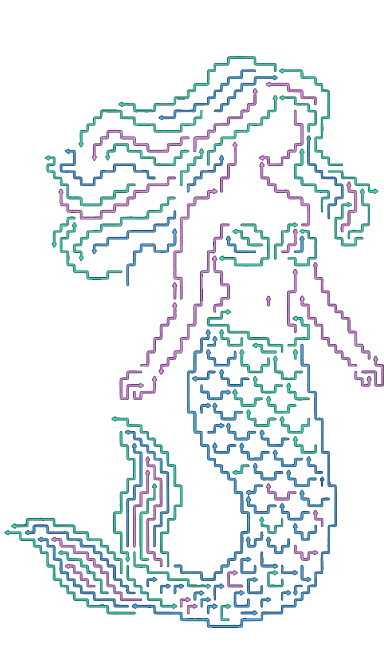
#> input picture packages/arrow-playable/test/美人鱼.png, 768 x 1344 px (shown at 1/2 size); its folder holds only this picture in this run
$ python image_import.py --input '../test/美人鱼.png'
#> lines starting #> are read from the running program, lines starting #| are printed output that depends on the picture; after the words box and inside, x2 and y2 are one past the last pixel; in counts of white or black regions, pixels touching at a corner belong together
#!/usr/bin/env python3
"""
Image to Arrow Config Converter (v6 - Path-First Architecture)

v6 key principle: CONNECTIVITY FIRST, COLOR SECOND

New Pipeline:
1. Skeleton extraction (combined, no color info)
2. Connected component analysis → each CC = one complete line
3. Pixel-level path tracing → ordered pixel sequences
4. Path-to-grid alignment → preserve ALL bends
5. Path coloring → assign color to entire path based on pixel voting

This ensures no physical line is ever broken due to color artifacts.
"""

import argparse
import json
import math
import os
from collections import Counter, deque
from typing import Dict, List, Optional, Set, Tuple

import numpy as np
from PIL import Image
from scipy import ndimage as ndi
from sklearn.cluster import KMeans

# Type aliases
PixelPath = List[Tuple[int, int]]  # [(y, x), ...] in pixel space
GridPath = List[Tuple[int, int]]   # [(row, col), ...] in grid space


# ─────────────────── Image Loading ───────────────────


def load_image(path: str) -> np.ndarray:
    """Load an RGBA image as numpy array."""
    img = Image.open(path).convert("RGBA")
    return np.array(img)


# ─────────────────── Preprocessing ───────────────────


def filter_dark_borders(
    arr: np.ndarray, mask: np.ndarray, brightness_thresh: int = 40
) -> np.ndarray:
    """Filter out near-black border pixels from the stroke mask."""
    rgb = arr[:, :, :3].astype(float)
    luminance = (
        0.299 * rgb[:, :, 0] + 0.587 * rgb[:, :, 1] + 0.114 * rgb[:, :, 2]
    )
    is_dark = luminance < brightness_thresh
    return mask & ~is_dark


def preprocess_mask(mask: np.ndarray, close_radius: int) -> np.ndarray:
    """Apply morphological closing to fill small gaps in strokes."""
    if close_radius <= 0:
        return mask
    y, x = np.ogrid[
        -close_radius : close_radius + 1, -close_radius : close_radius + 1
    ]
    struct = (x**2 + y**2) <= close_radius**2
    return ndi.binary_closing(mask, struct).astype(bool)


# ─────────────────── Line Width Estimation ───────────────────


def estimate_line_width(mask: np.ndarray) -> float:
    """Estimate typical line width using distance transform."""
    dt = ndi.distance_transform_edt(mask)
    vals = dt[mask]
    if vals.size == 0:
        return 1.0
    bins = np.arange(0, np.max(vals) + 0.5, 0.5)
    if len(bins) < 2:
        return 1.0
    hist, edges = np.histogram(vals, bins=bins)
    if hist.size > 1:
        hist[:1] = 0
    mode_idx = int(np.argmax(hist))
    mode_val = (edges[mode_idx] + edges[mode_idx + 1]) / 2
    return max(1.0, 2 * mode_val)


# ─────────────────── Colour Detection ───────────────────


def _find_elbow(ks: List[int], inertias: List[float]) -> int:
    """Find the elbow point in an inertia curve."""
    ks_a = np.array(ks, dtype=float)
    inertias_a = np.array(inertias, dtype=float)

    k_range = ks_a[-1] - ks_a[0]
    i_range = inertias_a[0] - inertias_a[-1]
    if k_range == 0 or i_range <= 0:
        return int(ks_a[0])

    ks_n = (ks_a - ks_a[0]) / k_range
    in_n = (inertias_a - inertias_a[-1]) / i_range

    p1 = np.array([ks_n[0], in_n[0]])
    p2 = np.array([ks_n[-1], in_n[-1]])
    line_vec = p2 - p1
    line_len = np.linalg.norm(line_vec)
    if line_len == 0:
        return int(ks_a[0])

    max_dist = -1.0
    best_idx = 0
    for i in range(len(ks_a)):
        pt = np.array([ks_n[i], in_n[i]])
        diff = p1 - pt
        cross_val = line_vec[0] * diff[1] - line_vec[1] * diff[0]
        dist = abs(cross_val) / line_len
        if dist > max_dist:
            max_dist = dist
            best_idx = i

    return int(ks_a[best_idx])


def auto_cluster_colors(
    all_pixels: np.ndarray,
    dt_values: Optional[np.ndarray] = None,
    max_k: int = 8,
    center_percentile: float = 40.0,
) -> Tuple[np.ndarray, np.ndarray, int]:
    """Automatically detect the number of distinct colours and cluster pixels."""
    n_samples = all_pixels.shape[0]

    if dt_values is not None and dt_values.size == n_samples:
        dt_thresh = np.percentile(dt_values, center_percentile)
        center_mask = dt_values >= max(dt_thresh, 0.5)
        center_pixels = all_pixels[center_mask]
        if center_pixels.shape[0] < 200:
            center_pixels = all_pixels
    else:
        center_pixels = all_pixels

    max_fit = 200_000
    n_center = center_pixels.shape[0]
    fit_sample = (
        center_pixels
        if n_center <= max_fit
        else center_pixels[np.random.choice(n_center, max_fit, replace=False)]
    )

    actual_max_k = min(max_k, n_center - 1)
    ks: List[int] = []
    inertias: List[float] = []
    models: Dict[int, KMeans] = {}

    for k in range(2, actual_max_k + 1):
        km = KMeans(n_clusters=k, n_init="auto", random_state=0)
        km.fit(fit_sample)
        ks.append(k)
        inertias.append(float(km.inertia_))
        models[k] = km

    best_k = _find_elbow(ks, inertias) if len(ks) >= 3 else ks[0]
    print(
        f"[color]  auto-detect: elbow at k={best_k}  "
        f"(inertias: {[f'{v:.0f}' for v in inertias]})"
    )

    kmeans = models[best_k]
    centers = kmeans.cluster_centers_.round().astype(int)
    all_labels = kmeans.predict(all_pixels)

    return all_labels, centers, best_k


# ─────────────────── Skeletonisation (Zhang-Suen) ───────────────────


def zhang_suen_thinning(img_bin: np.ndarray) -> np.ndarray:
    """Zhang-Suen thinning – produces 1-px skeleton from binary image."""
    img = img_bin.astype(np.uint8)
    img = np.pad(img, 1, mode="constant")
    changed = True
    while changed:
        changed = False
        for step in (0, 1):
            P2 = np.roll(img, -1, axis=0)
            P3 = np.roll(np.roll(img, -1, axis=0), -1, axis=1)
            P4 = np.roll(img, -1, axis=1)
            P5 = np.roll(np.roll(img, 1, axis=0), -1, axis=1)
            P6 = np.roll(img, 1, axis=0)
            P7 = np.roll(np.roll(img, 1, axis=0), 1, axis=1)
            P8 = np.roll(img, 1, axis=1)
            P9 = np.roll(np.roll(img, -1, axis=0), 1, axis=1)

            neighbors = P2 + P3 + P4 + P5 + P6 + P7 + P8 + P9
            A = ((P2 == 0) & (P3 == 1)).astype(np.uint8)
            A += ((P3 == 0) & (P4 == 1)).astype(np.uint8)
            A += ((P4 == 0) & (P5 == 1)).astype(np.uint8)
            A += ((P5 == 0) & (P6 == 1)).astype(np.uint8)
            A += ((P6 == 0) & (P7 == 1)).astype(np.uint8)
            A += ((P7 == 0) & (P8 == 1)).astype(np.uint8)
            A += ((P8 == 0) & (P9 == 1)).astype(np.uint8)
            A += ((P9 == 0) & (P2 == 1)).astype(np.uint8)

            if step == 0:
                m1 = P2 * P4 * P6
                m2 = P4 * P6 * P8
            else:
                m1 = P2 * P4 * P8
                m2 = P2 * P6 * P8

            remove = (
                (img == 1)
                & (neighbors >= 2)
                & (neighbors <= 6)
                & (A == 1)
                & (m1 == 0)
                & (m2 == 0)
            )
            if np.any(remove):
                img[remove] = 0
                changed = True
    return img[1:-1, 1:-1].astype(bool)


# ─────────────────── Grid Step Estimation ───────────────────


def _dominant_period(signal: np.ndarray, min_period: int, max_period: int):
    """Find the fundamental period via autocorrelation."""
    n = len(signal)
    if n <= min_period:
        return None, 0.0
    sig = signal - signal.mean()
    if np.std(sig) < 1e-6:
        return None, 0.0
    f = np.fft.rfft(sig, n * 2)
    ac = np.fft.irfft(f * np.conj(f))[:n]
    ac[0] = 0
    lo = max(1, min_period)
    hi = min(max_period, n - 1)
    if lo >= hi:
        return None, 0.0

    ac_sub = ac[lo:hi]
    if ac_sub.max() <= 0:
        return None, 0.0

    peaks: List[Tuple[int, float]] = []
    for i in range(1, len(ac_sub) - 1):
        if (
            ac_sub[i] > ac_sub[i - 1]
            and ac_sub[i] > ac_sub[i + 1]
            and ac_sub[i] > 0
        ):
            peaks.append((i + lo, float(ac_sub[i])))

    if not peaks:
        idx = int(np.argmax(ac_sub)) + lo
        return idx, float(ac[idx])

    global_max = max(v for _, v in peaks)
    significance = 0.30
    for period, val in peaks:
        if val >= global_max * significance:
            return period, val

    best = max(peaks, key=lambda x: x[1])
    return best[0], best[1]


def estimate_grid_step(mask: np.ndarray, line_width: float):
    """Estimate grid step using skeleton projection autocorrelation."""
    skeleton = zhang_suen_thinning(mask)

    col_proj = skeleton.sum(axis=0).astype(float)
    row_proj = skeleton.sum(axis=1).astype(float)
    col_proj -= col_proj.mean()
    row_proj -= row_proj.mean()

    min_period = max(4, int(line_width * 2))
    max_x = min(300, mask.shape[1] - 1)
    max_y = min(300, mask.shape[0] - 1)
    step_x, score_x = _dominant_period(col_proj, min_period, max_x)
    step_y, score_y = _dominant_period(row_proj, min_period, max_y)
    return step_x, score_x, step_y, score_y, skeleton


# ─────────────────── Grid Offset Estimation ───────────────────


def estimate_offset(mask: np.ndarray, step: int, axis: int) -> float:
    """Estimate grid offset along *axis* using distance-weighted phase histogram."""
    if step <= 0:
        return 0.0
    dt = ndi.distance_transform_edt(mask)
    ys, xs = np.where(mask)
    coords = xs if axis == 0 else ys
    weights = dt[ys, xs]
    phases = coords.astype(int) % step
    hist = np.zeros(step, dtype=float)
    np.add.at(hist, phases, weights)
    peak = int(np.argmax(hist))
    return float(peak - step / 2)


# ─────────────────── V6: Pixel-Level Path Tracing ───────────────────


def trace_skeleton_paths_v6(
    skeleton: np.ndarray,
) -> List[PixelPath]:
    """
    Trace ordered pixel paths from a binary skeleton image.

    Uses 8-connectivity. Starts from endpoints (degree-1 pixels);
    at junctions (degree-3+) prefers the straightest continuation.

    Returns
    -------
    list of paths, each a list of ``(y, x)`` pixel coordinates.
    """
    ys, xs = np.where(skeleton)
    point_set: Set[Tuple[int, int]] = set(zip(ys.tolist(), xs.tolist()))
    if not point_set:
        return []

    # Pre-compute 8-connected neighbours
    neighbor_map: Dict[Tuple[int, int], List[Tuple[int, int]]] = {}
    for y, x in point_set:
        nbs: List[Tuple[int, int]] = []
        for dy in (-1, 0, 1):
            for dx in (-1, 0, 1):
                if dy == 0 and dx == 0:
                    continue
                if (y + dy, x + dx) in point_set:
                    nbs.append((y + dy, x + dx))
        neighbor_map[(y, x)] = nbs

    endpoints = sorted(p for p, nbs in neighbor_map.items() if len(nbs) == 1)

    visited: Set[Tuple[int, int]] = set()
    paths: List[PixelPath] = []

    def trace_from(start: Tuple[int, int]) -> PixelPath:
        path = [start]
        visited.add(start)
        current = start
        while True:
            nbs = [n for n in neighbor_map.get(current, []) if n not in visited]
            if not nbs:
                break
            # At true branches (degree ≥ 3), choose the straightest continuation.
            # If multiple unvisited neighbors exist, pick one and continue.
            # The global `visited` set prevents endless loops.
            if len(nbs) > 1 and len(path) >= 2:
                prev = path[-2]
                dy = current[0] - prev[0]
                dx = current[1] - prev[1]
                nbs.sort(
                    key=lambda n, _dy=dy, _dx=dx: abs(
                        (n[0] - current[0]) - _dy
                    )
                    + abs((n[1] - current[1]) - _dx)
                )
            next_pt = nbs[0]
            visited.add(next_pt)
            path.append(next_pt)
            current = next_pt
        return path

    # Trace from endpoints
    for ep in endpoints:
        if ep not in visited:
            path = trace_from(ep)
            if len(path) >= 2:
                paths.append(path)

    # Remaining unvisited pixels (cycles / isolated loops)
    for pt in sorted(point_set):
        if pt not in visited:
            path = trace_from(pt)
            if len(path) >= 2:
                paths.append(path)

    return paths


# ─────────────────── V6: Path-to-Grid Alignment ───────────────────


# [39 lines left out: function douglas_peucker_simplify, not called in this run]


def snap_path_to_grid_v6(
    pixel_path: PixelPath,
    step_x: int,
    step_y: int,
    offset_x: float,
    offset_y: float,
    simplify_epsilon: Optional[float] = None,
) -> GridPath:
    """
    Snap a pixel path to grid coordinates, ensuring 4-connectivity.

    Steps:
    1. Map EVERY pixel in the path to its grid cell
    2. Remove consecutive duplicates
    3. Interpolate diagonal steps to ensure 4-connectivity

    simplify_epsilon is ignored to ensure full connectivity.
    """
    if not pixel_path:
        return []

    # Step 1 & 2: Map pixels → grid cells, remove duplicates
    raw_grid: GridPath = []
    for py, px in pixel_path:
        col = int(math.floor((px - offset_x) / step_x))
        row = int(math.floor((py - offset_y) / step_y))
        if not raw_grid or (row, col) != raw_grid[-1]:
            raw_grid.append((row, col))

    # Step 3: Interpolate diagonal steps
    result: GridPath = [raw_grid[0]]
    for i in range(1, len(raw_grid)):
        r0, c0 = result[-1]
        r1, c1 = raw_grid[i]
        dr = r1 - r0
        dc = c1 - c0
        manhattan = abs(dr) + abs(dc)

        if manhattan == 1:
            # Already 4-adjacent
            result.append((r1, c1))
        elif manhattan == 2 and abs(dr) == 1 and abs(dc) == 1:
            # Diagonal step: insert intermediate cell
            # Prefer direction that continues previous move
            if len(result) >= 2:
                pr, pc = result[-2]
                prev_dr = r0 - pr
                prev_dc = c0 - pc
                if prev_dr != 0:
                    # Previous move was vertical → continue vertical first
                    result.append((r0 + dr, c0))
                else:
                    # Previous move was horizontal → continue horizontal first
                    result.append((r0, c0 + dc))
            else:
                # No history: arbitrary choice (vertical first)
                result.append((r0 + dr, c0))
            result.append((r1, c1))
        elif manhattan > 2:
            # Large gap: interpolate step-by-step
            while (r0, c0) != (r1, c1):
                if abs(r1 - r0) > abs(c1 - c0):
                    r0 += 1 if r1 > r0 else -1
                else:
                    c0 += 1 if c1 > c0 else -1
                result.append((r0, c0))
        else:
            # Manhattan == 0 (duplicate, shouldn't happen)
            pass

    return result


# ─────────────────── V6: Path Coloring ───────────────────


def assign_path_color(
    pixel_path: PixelPath,
    label_img: np.ndarray,
    dt: np.ndarray,
    n_colors: int,
    edge_ignore_dt: float = 0.3,
) -> int:
    """
    Assign a single color to an entire pixel path using centre-pixel voting.

    Only pixels with DT >= edge_ignore_dt participate in voting,
    to avoid dark border artifacts.
    """
    votes: List[int] = []
    votes_fallback: List[int] = []

    for y, x in pixel_path:
        label = label_img[y, x]
        if label >= 0:
            votes_fallback.append(label)
            if dt[y, x] >= edge_ignore_dt:
                votes.append(label)

    vote_pool = votes if votes else votes_fallback
    if not vote_pool:
        return 0  # fallback to first color

    counts = np.bincount(vote_pool, minlength=n_colors)
    return int(np.argmax(counts))


# ─────────────────── V6: Arrow Head Detection ───────────────────


def detect_arrow_head_at_endpoint(
    pixel_path: PixelPath,
    mask_orig: np.ndarray,
    endpoint_idx: int,
    window_size: int = 10,
) -> bool:
    """
    Detect if an endpoint of a pixel path is an arrow head.

    Arrow heads have higher pixel density (triangular shape) within a
    local window around the endpoint.

    Parameters
    ----------
    pixel_path : ordered list of (y, x) pixel coordinates
    mask_orig : original stroke mask (for density calculation)
    endpoint_idx : 0 (start) or -1 (end)
    window_size : radius in pixels to check around endpoint
    """
    if len(pixel_path) < 2:
        return False

    h, w = mask_orig.shape
    ey, ex = pixel_path[endpoint_idx]

    # Define local window
    y0, y1 = max(0, ey - window_size), min(h, ey + window_size + 1)
    x0, x1 = max(0, ex - window_size), min(w, ex + window_size + 1)

    if y0 >= y1 or x0 >= x1:
        return False

    window = mask_orig[y0:y1, x0:x1]
    density = window.sum() / (window.size + 1e-6)

    # Compare to sample density along the line (away from endpoint)
    sample_start = 5 if endpoint_idx == 0 else -15
    sample_end = 15 if endpoint_idx == 0 else -5
    sample_start = max(0, min(len(pixel_path), sample_start if sample_start >= 0 else len(pixel_path) + sample_start))
    sample_end = max(0, min(len(pixel_path), sample_end if sample_end >= 0 else len(pixel_path) + sample_end))

    if sample_start >= sample_end:
        return False

    line_densities = []
    for sy, sx in pixel_path[sample_start:sample_end]:
        ly0, ly1 = max(0, sy - window_size), min(h, sy + window_size + 1)
        lx0, lx1 = max(0, sx - window_size), min(w, sx + window_size + 1)
        if ly0 < ly1 and lx0 < lx1:
            lw = mask_orig[ly0:ly1, lx0:lx1]
            line_densities.append(lw.sum() / (lw.size + 1e-6))

    if not line_densities:
        return False

    median_line_density = np.median(line_densities)

    # Arrow head has significantly higher density (typically 1.5x+)
    return density > median_line_density * 1.4


# ─────────────────── V6: Adjacent Path Merging ───────────────────


# [208 lines left out: functions are_paths_adjacent, try_merge_adjacent_paths, split_monotonic, _is_monotonic, merge_short_segments, not called in this run]


# ─────────────────── Main ───────────────────


def main():
    ap = argparse.ArgumentParser(
        description="Import arrow image → level JSON (v6 path-first)"
    )
    ap.add_argument(
        "--input", default=None,
        help="Input PNG path (default: first PNG in test/)",
    )
    ap.add_argument(
        "--colors", type=int, default=0,
        help="Number of colour clusters (0 = auto-detect)",
    )
    ap.add_argument(
        "--alpha-threshold", type=int, default=1,
        help="Alpha threshold for stroke mask",
    )
    ap.add_argument(
        "--close-radius", type=int, default=-1,
        help="Morphological closing radius (-1 = auto, 0 = off)",
    )
    ap.add_argument("--force-step-x", type=int, default=0, help="Force grid step X")
    ap.add_argument("--force-step-y", type=int, default=0, help="Force grid step Y")
    ap.add_argument(
        "--min-arrow-len", type=int, default=2,
        help="Min arrow length in cells",
    )
    ap.add_argument(
        "--border-brightness", type=int, default=30,
        help="Luminance threshold for black border filtering (0 = off)",
    )
    ap.add_argument(
        "--simplify-epsilon", type=float, default=0.0,
        help="Douglas-Peucker simplification epsilon (0 = off)",
    )
    ap.add_argument(
        "--out", default="test/import_result_v6.json",
        help="Output JSON path",
    )
    ap.add_argument(
        "--debug", action="store_true",
        help="Save debug visualisation PNGs",
    )
    args = ap.parse_args()

    # ── resolve input ──
    if args.input is None:
        base = os.path.join(os.getcwd(), "test")
        pngs = [
            f
            for f in os.listdir(base)
            if f.lower().endswith(".png")
            and "_debug" not in f.lower()
            and "result" not in f.lower()
        ]
        if not pngs:
            raise SystemExit(
                "No PNG files found in test/ (excluding debug/result files)"
            )
        path = os.path.join(base, pngs[0])
    else:
        path = args.input

    print(f"[input]  {path}")

    # ── 1. Load & mask ──
    arr = load_image(path)
#> in load_image, img is the input picture: PIL image 768x1344 RGBA; mean R, G, B, A 9.3, 14.7, 18, 28.3
    h, w = arr.shape[:2]
    alpha = arr[..., 3]
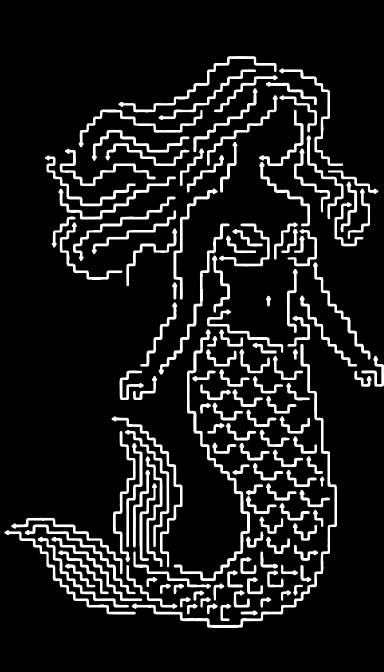
#> alpha: shape (1344, 768) (shown at 1/2 size); min 0, max 255, mean 28.3
    mask_alpha = alpha >= args.alpha_threshold
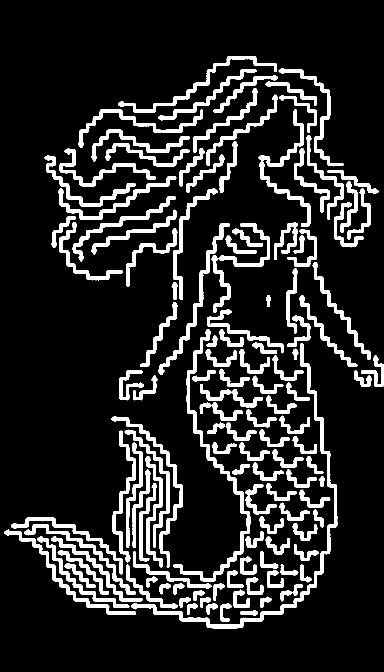
#> mask_alpha: shape (1344, 768) bool (shown at 1/2 size); 13.9% white; 137 white regions (6 under 20 px), largest, box (x1, y1, x2, y2) and area: (263, 687, 675, 1257) 7063, (347, 658, 501, 1163) 5516, (317, 446, 460, 750) 3003
    print(f"[image]  {w}×{h}  stroke px: {mask_alpha.sum()}")
#| [image]  768×1344  stroke px: 143477

    # ── 1b. Filter black borders ──
    if args.border_brightness > 0:
        mask_orig = filter_dark_borders(arr, mask_alpha, args.border_brightness)
#> in filter_dark_borders, `rgb = arr[:, :, :3].astype(float)`:
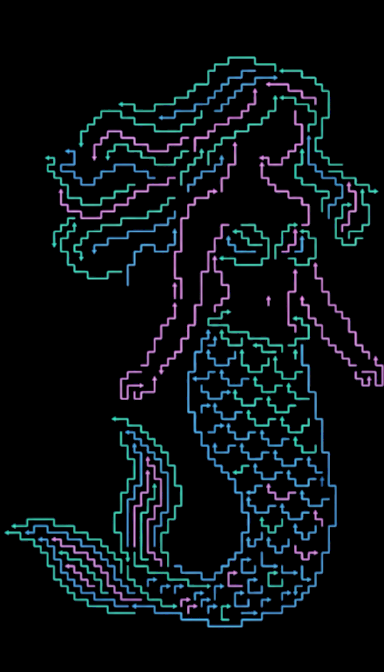
#> rgb: shape (1344, 768, 3) float64 (shown at 1/2 size); mean R, G, B 9.3, 14.7, 18
#> in filter_dark_borders, `luminance = ( 0.299 * rgb[:, :, 0] + 0.587 * rgb[:, :, 1] + 0.114 * rg..`:
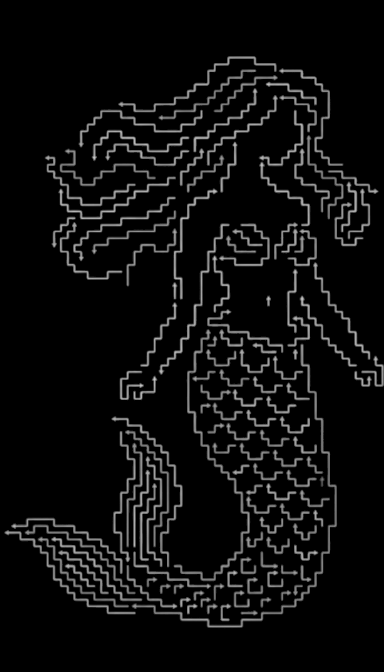
#> luminance: shape (1344, 768) float64 (shown at 1/2 size); min 0, max 204.7, mean 13.5
#> in filter_dark_borders, `is_dark = luminance < brightness_thresh`:
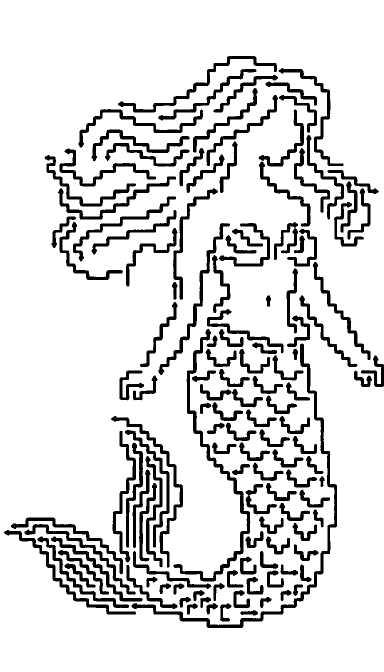
#> is_dark: shape (1344, 768) bool (shown at 1/2 size); 86.8% white; 131 black regions, largest, box (x1, y1, x2, y2) and area: (263, 687, 674, 1256) 6672, (347, 658, 501, 1163) 5297, (222, 832, 366, 1135) 2878
        n_removed = int(mask_alpha.sum() - mask_orig.sum())
#> n_removed = 6759
#> (the rest of the program and of its run is left out)
